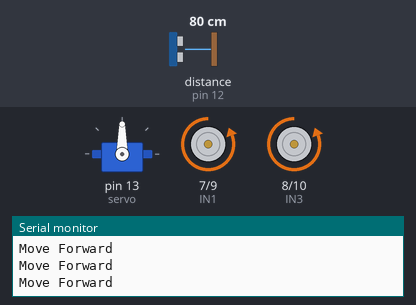
This sketch was run on a simulated Arduino Uno, built with avr-gcc and run on an emulated ATmega328P. Parts: servo, motor-driver pin pairs drawn as motors (green arrow = first pin HIGH = forward, orange = second pin HIGH = backward, longer = more drive), the last lines printed to the serial monitor. Wiring (inferred from the names in the program): ultrasonic range finder: trigger pin 11; echo pin 12. The inputs (shaded band) are chosen by the test bench; at power-on: distance to the obstacle (sensor on pin 12) 80 cm. The echo pulse lasts 58.3 µs per cm.

Above: at 1.4 s.
1.5 s: distance to the obstacle (sensor on pin 12) set to 11 cm
4.5 s: distance to the obstacle (sensor on pin 12) set to 8 cm
At 6.2 s:
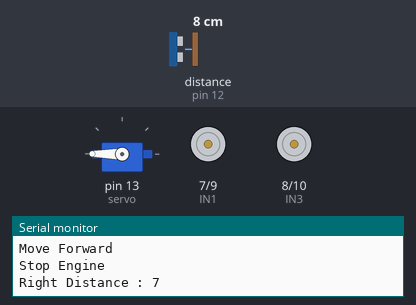
7.5 s: distance to the obstacle (sensor on pin 12) set to 19 cm
9.2 s: distance to the obstacle (sensor on pin 12) set to 23 cm
At 9.8 s:
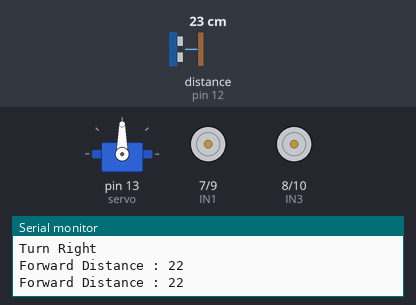
11.4 s: distance to the obstacle (sensor on pin 12) set to 2 cm
At 11.8 s:
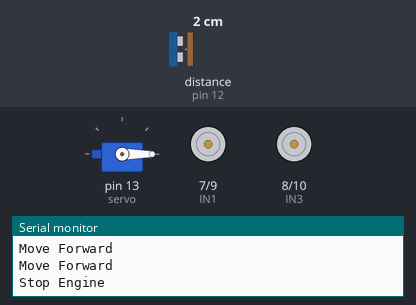
Timing chart, 0 to 15.4 s (numbered marks = the images above; inputs shaded):
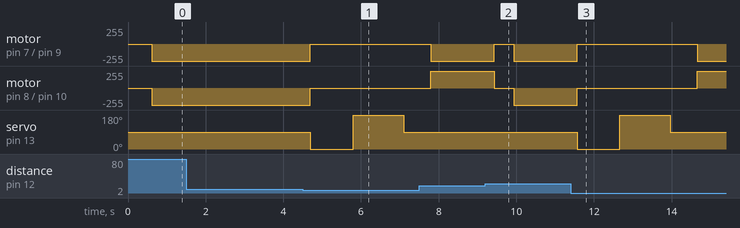

The sketch:

integration_v3.ino
```cpp
#include <Servo.h>

#define trigPin 11
#define echoPin 12

Servo servo; // Define our Servo

const int IN1 = 7; //Left1
const int IN2 = 9; //Left2
const int IN3 = 8; //Right1
const int IN4 = 10; //Right2
const int TRASHOLD = 10;
const int GREEN_LED = 10;
long duration;
int leftdist, rightdist, distanceFwd;


void setup(){
  Serial.begin (9600);
  pinMode(IN1, OUTPUT);
  pinMode(IN2, OUTPUT);
  pinMode(IN3, OUTPUT);
  pinMode(IN4, OUTPUT);
  servo.attach(13);
  pinMode(trigPin, OUTPUT);
  pinMode(echoPin, INPUT);
  pinMode(GREEN_LED, OUTPUT);
}

void loop(){
  distanceFwd = getDistance();
  Serial.print("Forward Distance : ");
  Serial.println(distanceFwd);
  stopEngine();
  delay(500);
  while(distanceFwd >= TRASHOLD){
    Serial.println("Move Forward");
    moveForward();
    distanceFwd = getDistance();
  }

  if(distanceFwd < TRASHOLD){
    stopEngine();
    Serial.println("Stop Engine");
    servo.write(0);
    delay(500);
    rightdist= getDistance();
    Serial.print("Right Distance : ");
    Serial.println(rightdist);
    delay(500);
    servo.write(180);
    delay(700);
    leftdist= getDistance();
    Serial.print("Left Distance : ");
    Serial.println(leftdist);
    delay(500);
    servo.write(90);
    delay(700);
  }

  while(distanceFwd < TRASHOLD*2){

    if(leftdist < rightdist){
      turnLeft();
      Serial.println("Turn Left");
    }else{
      turnRight();
      Serial.println("Turn Right");
    }

    distanceFwd = getDistance();
    Serial.print("Forward Distance : ");
    Serial.println(distanceFwd);
  }

}

void moveForward(){
  digitalWrite(IN1, LOW);
  digitalWrite(IN2, HIGH);

  digitalWrite(IN3, LOW);
  digitalWrite(IN4, HIGH);
}

void stopEngine(){
 digitalWrite(IN1, LOW);
 digitalWrite(IN2, LOW);
 digitalWrite(IN3, LOW);
 digitalWrite(IN4, LOW);
}

long getDistance()
{
  long distance, duration, sum;
  digitalWrite(trigPin, LOW);  // Added this line
  delayMicroseconds(2); // Added this line
  digitalWrite(trigPin, HIGH);
  delayMicroseconds(10); // Added this line
  digitalWrite(trigPin, LOW);
  duration = pulseIn(echoPin, HIGH);
  distance = (duration/2) / 29.1;
  delay(100);
  return distance;
}

void turnLeft(){
  digitalWrite(IN1, HIGH);
  digitalWrite(IN2, LOW);
  digitalWrite(IN3, LOW);
  digitalWrite(IN4, HIGH);
}

void turnRight(){
 digitalWrite(IN1, LOW);
 digitalWrite(IN2, HIGH);
 digitalWrite(IN3, HIGH);
 digitalWrite(IN4, LOW);
}

void compareDistance(){
  distanceFwd = getDistance();
  if (leftdist<rightdist){
    Serial.println("right"+distanceFwd);
    while(distanceFwd <= TRASHOLD){
      turnRight();
      distanceFwd = getDistance();
    }
  }else{
    Serial.println("left"+distanceFwd);
    while(distanceFwd <= TRASHOLD){
      turnLeft();
      distanceFwd = getDistance();
    }
  }
}

void turnOnLED(int ledColor){
  digitalWrite(ledColor, HIGH);
}

void turnOffLED(int ledColor){
  digitalWrite(ledColor, LOW);
}
```

Measured:
- the behaviour switches between 10 and 9 cm on distance to the obstacle (sensor on pin 12) (found by bisection; images 0 and 1)
- the behaviour switches between 20 and 21 cm on distance to the obstacle (sensor on pin 12) (found by bisection; images 1 and 2)
- after the input at 4.5 s, motor on pin 7 (IN1) / pin 9 (IN2), motor on pin 8 (IN3) / pin 10 (IN4): backward 255/255 → stopped after 0.20 s; servo on pin 13 (servo): 90° → 0° after 0.20 s, → 180° 1.1 s later, → 90° 1.3 s later
- after the input at 9.2 s, motor on pin 7 (IN1) / pin 9 (IN2): backward 255/255 → stopped after 0.23 s, → backward 255/255 0.50 s later; motor on pin 8 (IN3) / pin 10 (IN4): forward 255/255 → stopped after 0.23 s, → backward 255/255 0.50 s later
- after the input at 11.4 s, motor on pin 7 (IN1) / pin 9 (IN2): backward 255/255 → stopped after 0.16 s, → backward 255/255 3.1 s later; motor on pin 8 (IN3) / pin 10 (IN4): backward 255/255 → stopped after 0.16 s, → forward 255/255 3.1 s later; servo on pin 13 (servo): 90° → 0° after 0.16 s, → 180° 1.1 s later, → 90° 1.3 s later
